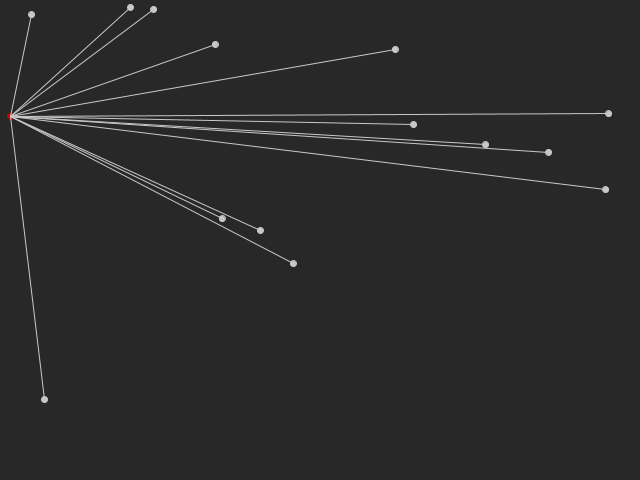
Frame 1 (no input)
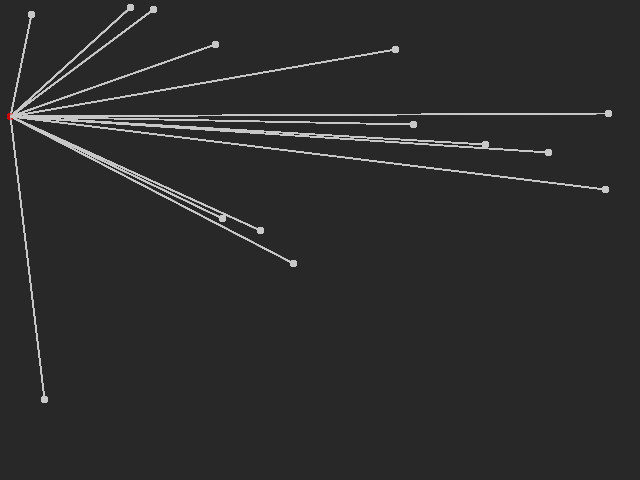
Frame 60 (the mouse pressed at the canvas centre just before this capture)
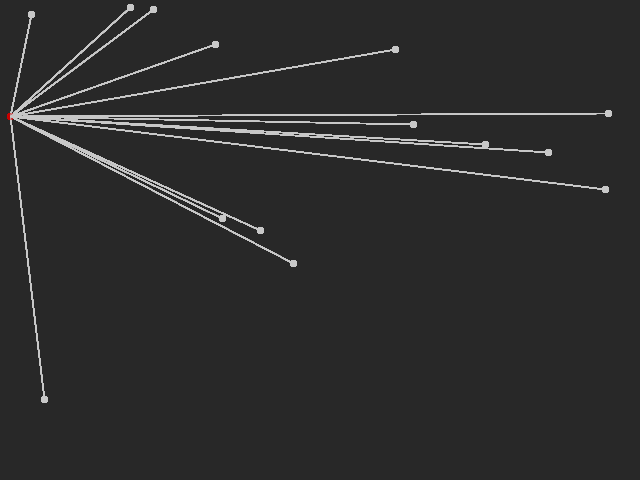
Frame 120 (the mouse held since frame 60 and released just before this capture)

The Processing sketch that drew these frames (run headless with seeded random() and noise(); from frame 60 on, the mouse is pressed at the canvas centre):

// Processing sketch: mesh_example
// ── mesh_example.pde
int n = 15;
float[][] points = new float[ n ][ 2 ];
int minIndex;

void setup() {
  size( 640 , 480 );
  background( 40 );
  for( int i = 0 ; i < n ; i ++ ) {
    points[ i ][ 0 ] = random( width );
    points[ i ][ 1 ] = random( height );
  }
  minIndex = getMin( points );
}

void draw() {
  float x0 , y0 , x1 , y1;
  int lastIndex = minIndex;
  int[][] edges = new int[ 1 ][ 2 ]; 
  showPoints( points , minIndex );
  for ( int i = 0 ; i < n ; i ++ ) {
    if ( ! ( i == lastIndex ) ) {
      line( points[ lastIndex ][ 0 ] , points[ lastIndex ][ 1 ] , points[ i ][ 0 ] , points[ i ][ 1 ] );
    }
  }
}

int getMin( float[][] p ) {
  float x_min = p[ 0 ][ 0 ];
  int minIndex = 0;
  
  for( int i = 1 ; i < p.length ; i++ ) {
    if ( p[ i ][ 0 ] < x_min ) {
      x_min = p[ i ][ 0 ];
      minIndex = i;
    }
  }
  
  return minIndex;
}

void showPoints( float[][] p , int minIndex ) {
  for( int i = 0 ; i < n ; i ++ ) {
    stroke( 200 );
    fill( 200 );
    if ( i == minIndex ) {
      stroke( 200 , 0 , 0 );
      fill( 200 , 0 , 0 );
    }
      ellipse( p[ i ][ 0 ] , p[ i ][ 1 ] , 6 , 6 );
  }
}
